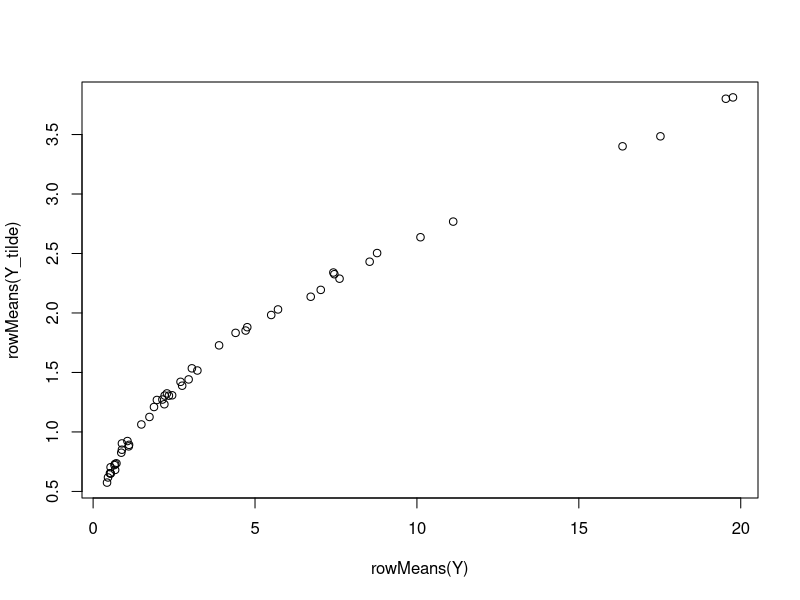
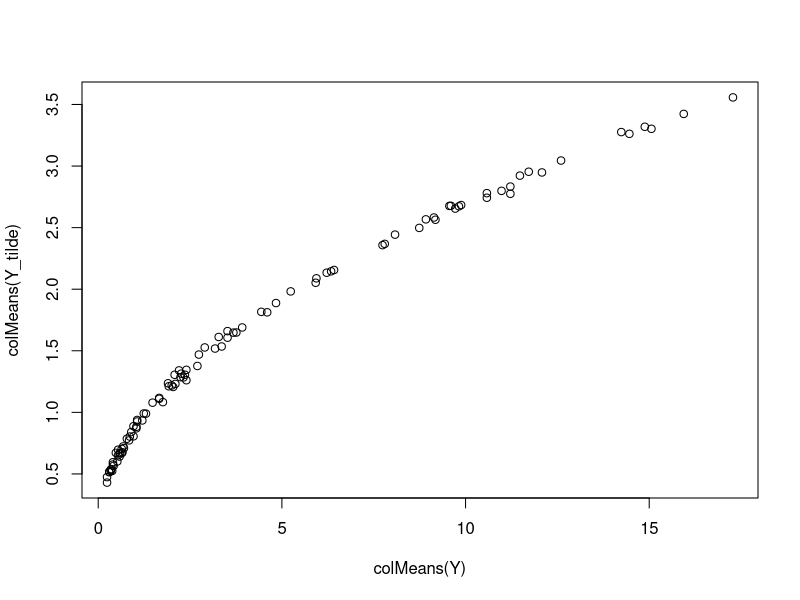
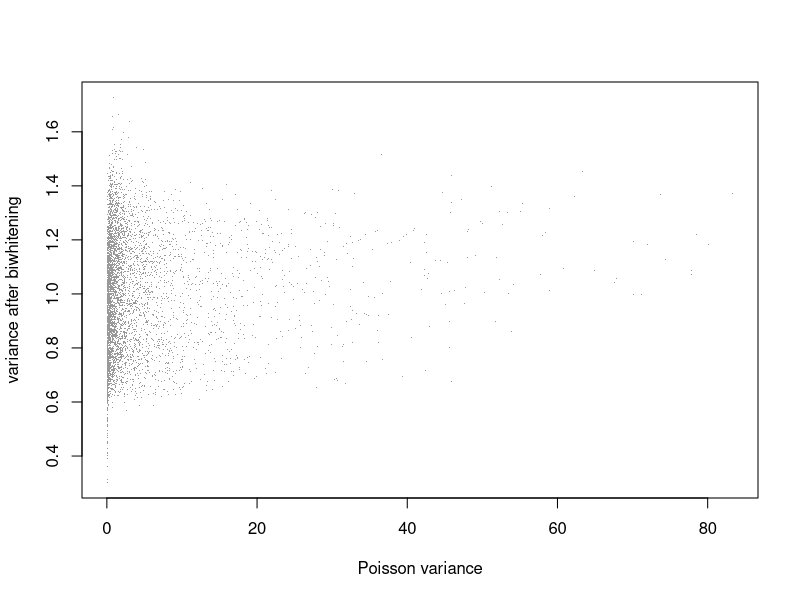
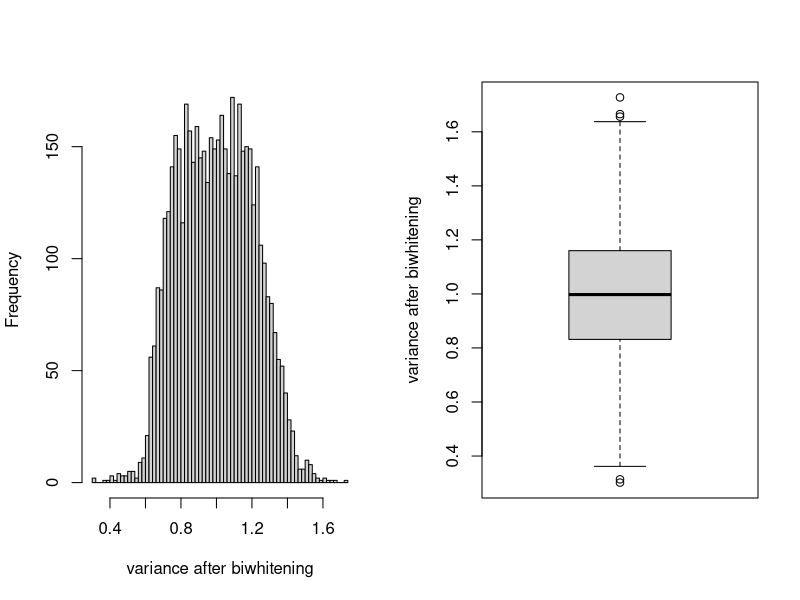
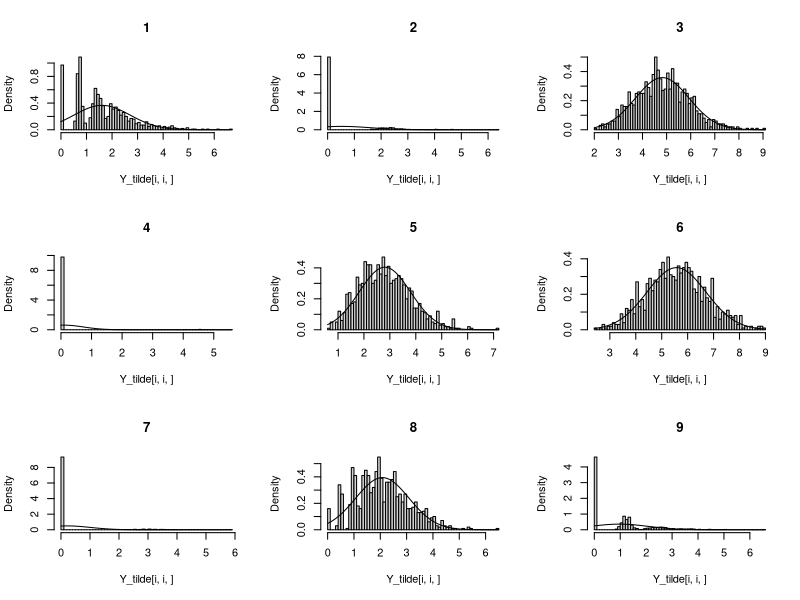
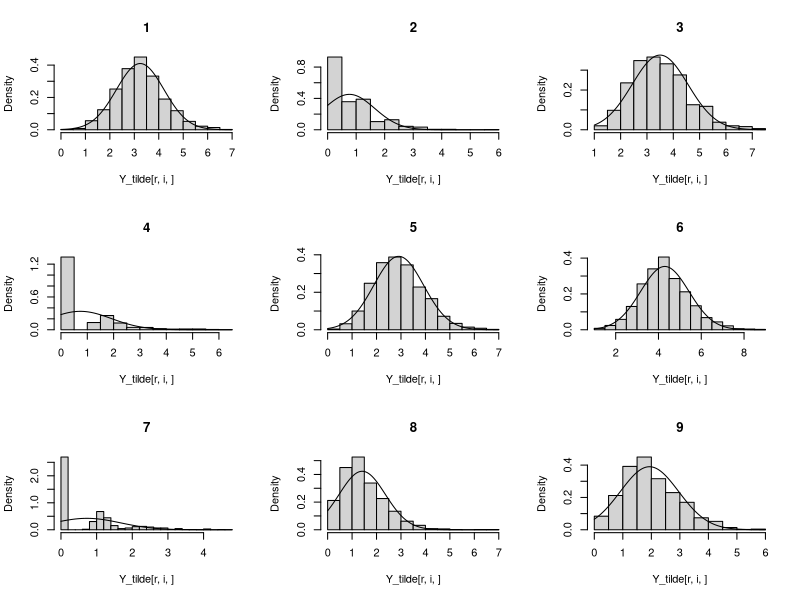
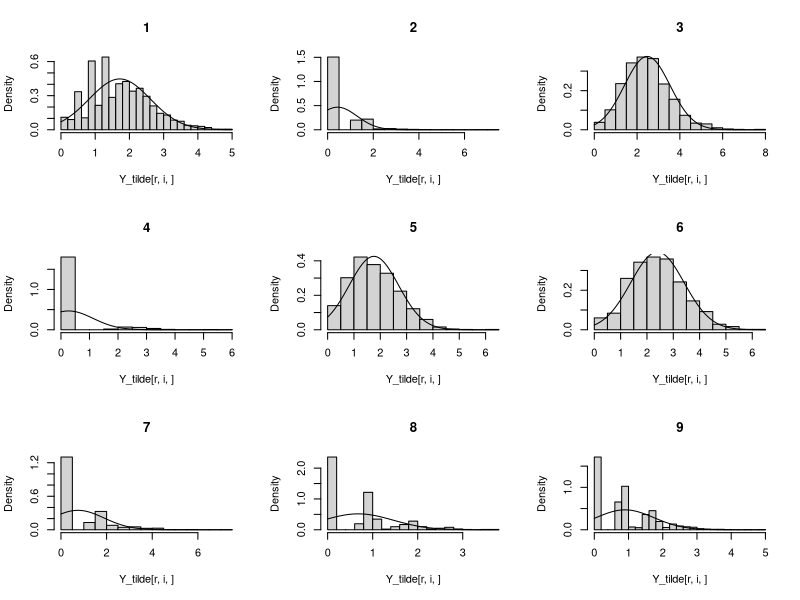
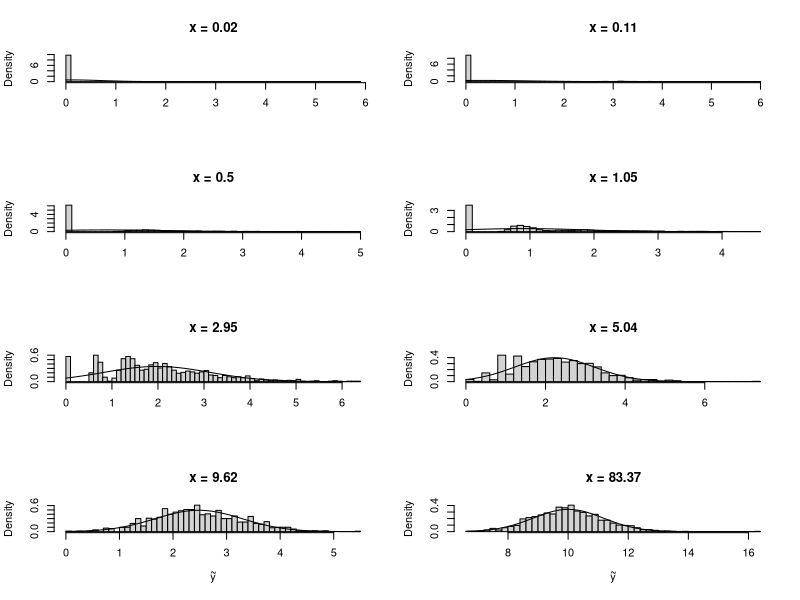

Source code (R) for these figures, in order:
## ---- chunk 1
#'@param A nonnegative matrix
#'@param rs target row sums, a vector of length m
#'@param cs target col sums, a vector of length n
#'@param tol tol to stop the iterations
Sinkhorn_Knopp = function(A,rs=NULL,cs=NULL,tol=1e-5,maxiter=100){
  
  m = nrow(A)
  n = ncol(A)
  
  if(is.null(rs)){
    rs = rep(n,m)
  }
  if(is.null(cs)){
    cs = rep(m,n)
  }
  
  x = rep(1,m)
  y = rep(1,n)
  
  
  niter = 0
  while(niter<=maxiter) {
    Ax = c(crossprod(A,x))
    if(max(abs(y*Ax))<= tol){
      break
    }
    y = cs/Ax
    Ay = c(A%*%y)
    x = rs/Ay
    #if(max(abs(x*Ay-rs))<=tol & max(abs(y*c(crossprod(A,x))-cs))<= tol){
    #  break
    #}
    niter = niter + 1
  }
  
  return(list(x=x,y=y))
  
}
## ---- chunk 2
# example in Appendix C.2
set.seed(12345)
m = 50
n = 100
X = matrix(runif(m*n,1,2),nrow=m,ncol=n)
X = t(t(X*exp(runif(m,-2,2)))*exp(runif(n,-2,2)))
Y = matrix(rpois(m*n,X),nrow=m,ncol=n)

out = Sinkhorn_Knopp(Y,tol=1e-11)
d = diag(c((out$x)))%*%Y%*%diag(c((out$y)))
rowSums(d)
colSums(d)
## ---- chunk 3
Y_tilde = diag(c(sqrt(out$x)))%*%Y%*%diag(c(sqrt(out$y)))
plot(rowMeans(Y),rowMeans(Y_tilde))
plot(colMeans(Y),colMeans(Y_tilde))
## ---- chunk 4
set.seed(12345)
n_rep = 1000
Y_tilde = array(dim=c(m,n,n_rep))
Y = array(dim=c(m,n,n_rep))
for(i in 1:n_rep){
  Y[,,i] = matrix(rpois(m*n,X),nrow=m,ncol=n)
  out = Sinkhorn_Knopp(Y[,,i],tol=1e-11)
  Y_tilde[,,i] = diag(c(sqrt(out$x)))%*%Y[,,i]%*%diag(c(sqrt(out$y)))
}
## ---- chunk 5
plot(X,apply(Y_tilde,c(1,2),var),xlab = 'Poisson variance', ylab = 'variance after biwhitening',pch='.',cex=1,col='grey60')
par(mfrow=c(1,2))
hist(apply(Y_tilde,c(1,2),var),breaks = 100,main='',xlab='variance after biwhitening')
boxplot(c(apply(Y_tilde,c(1,2),var)),main='',ylab='variance after biwhitening')
## ---- chunk 6
par(mfrow=c(3,3))
for(i in 1:9){
  print(X[i,i])
  hist(Y_tilde[i,i,],breaks = 50,freq = FALSE,main=paste(i))
  x = seq(range(Y_tilde[i,i,])[1],range(Y_tilde[i,i,])[2],length.out = 100)
  curve(dnorm(x,mean=mean(Y_tilde[i,i,]),sd=sd(Y_tilde[i,i,])), add=TRUE)
}

for(i in 1:9){
  r = 30
  print(X[r,i])
  hist(Y_tilde[r,i,],breaks = 20,freq = FALSE,main=paste(i))
  x = seq(range(Y_tilde[r,i,])[1],range(Y_tilde[r,i,])[2],length.out = 100)
  curve(dnorm(x,mean=mean(Y_tilde[r,i,]),sd=sd(Y_tilde[r,i,])), add=TRUE)
}

for(i in 1:9){
  r = 40
  print(X[r,i])
  hist(Y_tilde[r,i,],breaks = 20,freq = FALSE,main=paste(i))
  x = seq(range(Y_tilde[r,i,])[1],range(Y_tilde[r,i,])[2],length.out = 100)
  curve(dnorm(x,mean=mean(Y_tilde[r,i,]),sd=sd(Y_tilde[r,i,])), add=TRUE)
}
## ---- chunk 7
idx = rbind(c(20,55),c(7,10),c(8,4),c(44,100),c(2,6),c(10,6),c(8,5),c(39,71))
par(mfrow=c(4,2))
for(i in 1:8){
  ii = idx[i,]
  if(i%in%c(7,8)){
    hist(Y_tilde[ii[1],ii[2],],breaks = 50,freq = FALSE,main=paste('x =',round(X[ii[1],ii[2]],2)),xlab=expression(tilde(y)))
  }else{
    hist(Y_tilde[ii[1],ii[2],],breaks = 50,freq = FALSE,main=paste('x =',round(X[ii[1],ii[2]],2)),xlab='')
  }
  x = seq(range(Y_tilde[ii[1],ii[2],])[1],range(Y_tilde[ii[1],ii[2],])[2],length.out = 100)
  curve(dnorm(x,mean=mean(Y_tilde[ii[1],ii[2],]),sd=sd(Y_tilde[ii[1],ii[2],])), add=TRUE)
}
